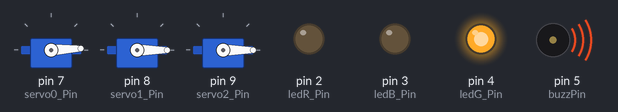
Bench run of a sketch on a simulated Arduino Uno, built with avr-gcc and run on an emulated ATmega328P. Parts: 3 × servo, output pins drawn as LEDs (lit = HIGH), buzzer (waves = sounding).

Above: at 0.05 s.
At 2.35 s:
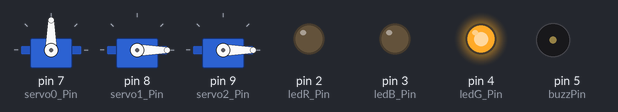
At 4.65 s:
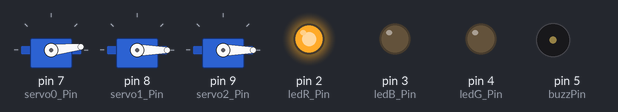
At 10.05 s:
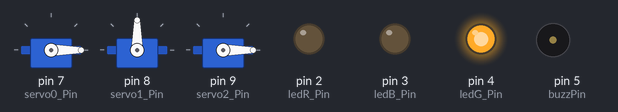
At 15.05 s:
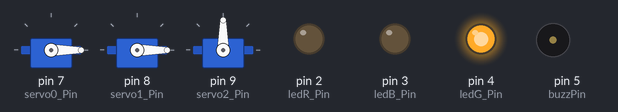
At 20.15 s:
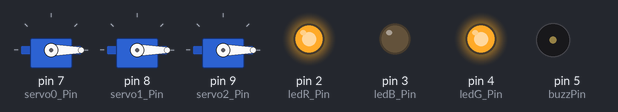
Timing chart, 0 to 26.3 s (numbered marks = the images above):
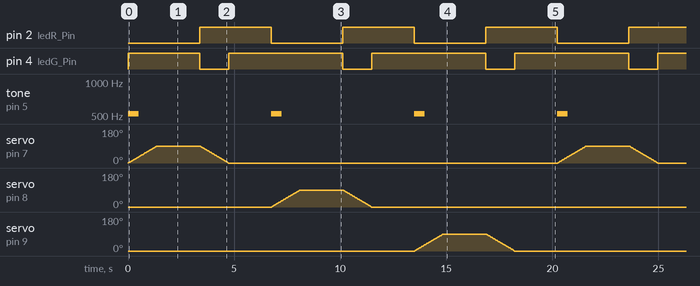

The sketch:

3_servo_rgb_led.ino
```cpp
#include <Servo.h>
Servo servo_0;					// deklarasi Servo yang dipakai (bisa 1 atau lebih)
Servo servo_1;					// deklarasi Servo yang dipakai (bisa 1 atau lebih)
Servo servo_2;					// deklarasi Servo yang dipakai (bisa 1 atau lebih)
const int servo0_Pin = 7;		// pin Arduino yang terhubung ke Servo 0
const int servo1_Pin = 8;		// pin Arduino yang terhubung ke Servo 0
const int servo2_Pin = 9;		// pin Arduino yang terhubung ke Servo 0
const int ledR_Pin = 2;			// pin Arduino yang terhubung ke LED(Red)
const int ledB_Pin = 3;			// pin Arduino yang terhubung ke LED(Blue)
const int ledG_Pin = 4;			// pin Arduino yang terhubung ke LED(Green)
const int buzzPin = 5;			// pin Arduino yang terhubung ke Buzzer
int pos = 0;					// variabel untuk simpan nilai posisi (derajat)

void setup()
{
  pinMode(ledR_Pin, OUTPUT);				// atur pin sebagai OUTPUT
  pinMode(ledB_Pin, OUTPUT);				// atur pin sebagai OUTPUT
  pinMode(ledG_Pin, OUTPUT);				// atur pin sebagai OUTPUT
  pinMode(buzzPin, OUTPUT);					// atur pin sebagai OUTPUT
  servo_0.attach(servo0_Pin, 500, 2500);	// min = 500 µs, max = 2500 µs
  servo_1.attach(servo1_Pin, 500, 2500);	// min = 500 µs, max = 2500 µs
  servo_2.attach(servo2_Pin, 500, 2500);	// min = 500 µs, max = 2500 µs
  servo_0.write(pos);						// inisialisasi posisi awal Servo 0
  servo_1.write(pos);						// inisialisasi posisi awal Servo 1
  servo_2.write(pos);						// inisialisasi posisi awal Servo 2
}

void loop()
{
  /* Servo 0 */
  tone(buzzPin, 523, 500); 		// putar nada (f = 523 Hz, durasi = 500 ms)
  digitalWrite(4, HIGH);		// LED Green ON
  for (pos = 0; pos <= 90; pos += 1) {
    servo_0.write(pos);			// minta servo agar menuju posisi di variabel 'pos'
    delay(15);					// tunggu 15 ms untuk servo mencapai posisi
  }
  delay(2000); 					// tunggu 2 detik
  digitalWrite(4, LOW);			// LED Green OFF
  digitalWrite(2, HIGH);		// LED Red ON
  for (pos = 90; pos >= 0; pos -= 1) {
    servo_0.write(pos);			// minta servo agar menuju posisi di variabel 'pos'
    delay(15);					// tunggu 15 ms untuk servo mencapai posisi
  }
  digitalWrite(4, HIGH);		// LED Green ON --> Yellow
  delay(2000);					// tunggu 2 detik
  digitalWrite(2, LOW);			// LED Red OFF --> Green

  /* Servo 1 */
  tone(buzzPin, 523, 500); 		// putar nada (f = 523 Hz, durasi = 500 ms)
  digitalWrite(4, HIGH);		// LED Green ON
  for (pos = 0; pos <= 90; pos += 1) {
    servo_1.write(pos);			// minta servo agar menuju posisi di variabel 'pos'
    delay(15);					// tunggu 15 ms untuk servo mencapai posisi
  }
  delay(2000); 					// tunggu 2 detik
  digitalWrite(4, LOW);			// LED Green OFF
  digitalWrite(2, HIGH);		// LED Red ON
  for (pos = 90; pos >= 0; pos -= 1) {
    servo_1.write(pos);			// minta servo agar menuju posisi di variabel 'pos'
    delay(15);					// tunggu 15 ms untuk servo mencapai posisi
  }
  digitalWrite(4, HIGH);		// LED Green ON --> Yellow
  delay(2000);					// tunggu 2 detik
  digitalWrite(2, LOW);			// LED Red OFF --> Green

  /* Servo 2 */
  tone(buzzPin, 523, 500); 		// putar nada (f = 523 Hz, durasi = 500 ms)
  digitalWrite(4, HIGH);		// LED Green ON
  for (pos = 0; pos <= 90; pos += 1) {
    servo_2.write(pos);			// minta servo agar menuju posisi di variabel 'pos'
    delay(15);					// tunggu 15 ms untuk servo mencapai posisi
  }
  delay(2000); 					// tunggu 2 detik
  digitalWrite(4, LOW);			// LED Green OFF
  digitalWrite(2, HIGH);		// LED Red ON
  for (pos = 90; pos >= 0; pos -= 1) {
    servo_2.write(pos);			// minta servo agar menuju posisi di variabel 'pos'
    delay(15);					// tunggu 15 ms untuk servo mencapai posisi
  }
  digitalWrite(4, HIGH);		// LED Green ON --> Yellow
  delay(2000);					// tunggu 2 detik
  digitalWrite(2, LOW);			// LED Red OFF --> Green
}
```

Measured:
- by itself, pin 2 (ledR_Pin): alternates HIGH for 3.4 s and LOW for 3.4 s
- by itself, pin 4 (ledG_Pin): repeats every 6.7 s: LOW 1.4 s, HIGH 5.4 s
- by itself, tone on pin 5 (buzzPin): alternates 523 Hz for 0.50 s and silent for 6.2 s
